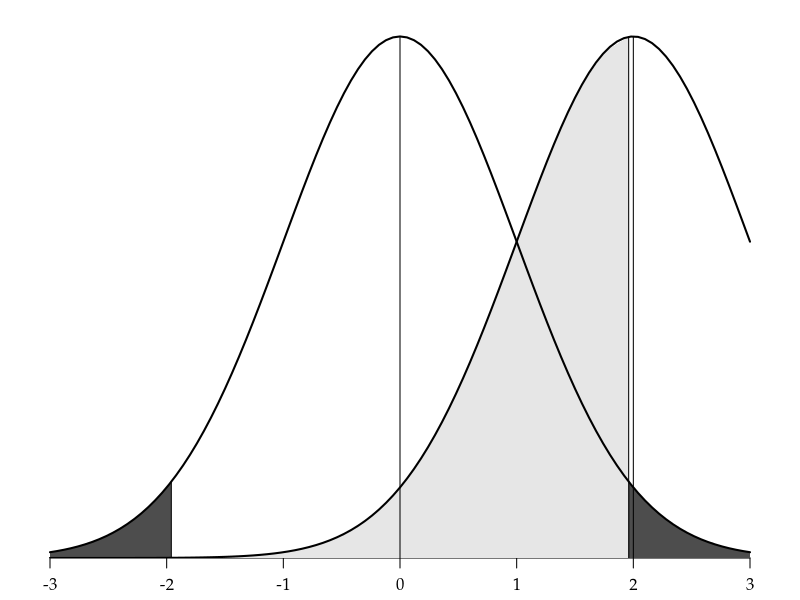

Here is the R script that generated this plot:
args = commandArgs()
basename = sub(".R$", "", sub("^--file=(.*/)?", "", args[grep("^--file=", args)]))
if (length(basename) != 0)
    quartz(type="pdf", file=paste0(basename, ".pdf"), width=7, height=3)
par(family="Palatino")
par(mgp=c(2,0.8,0)) # title and axis margins. default: c(3,1,0)
par(mar=c(2,1,1,1)+0.1) # bottom, left, top, right margins. default: c(5,4,4,2)+0.1
plot(NULL, xlim=c(-3,3), ylim=c(0,0.41), xlab="", ylab="", frame.plot=FALSE, yaxt="n", yaxs="i")
x = -1.96-(0:10)/10*(3-1.96)
y = dnorm(x)
polygon(c(x,x[length(x)],x[1]), c(y,0,0), col=gray(0.3), border=NA)
x = 1.96+(0:10)/10*(3-1.96)
y = dnorm(x)
polygon(c(x,x[length(x)],x[1]), c(y,0,0), col=gray(0.3), border=NA)
segments(-1.96, 0, -1.96, dnorm(-1.96))
segments(1.96, 0, 1.96, dnorm(1.96))
x = 1.96-(0:20)/20*(1.96+2)
y = dnorm(x,mean=2)
polygon(c(x,x[length(x)],x[1]), c(y,0,0), col=gray(0.9), border=NA)
segments(1.96, 0, 1.96, dnorm(1.96,mean=2))
segments(0, 0, 0, dnorm(0))
curve(dnorm(x), lwd=2, add=TRUE)
segments(2, 0, 2, dnorm(0))
curve(dnorm(x,mean=2), lwd=2, add=TRUE)
dev.off()
